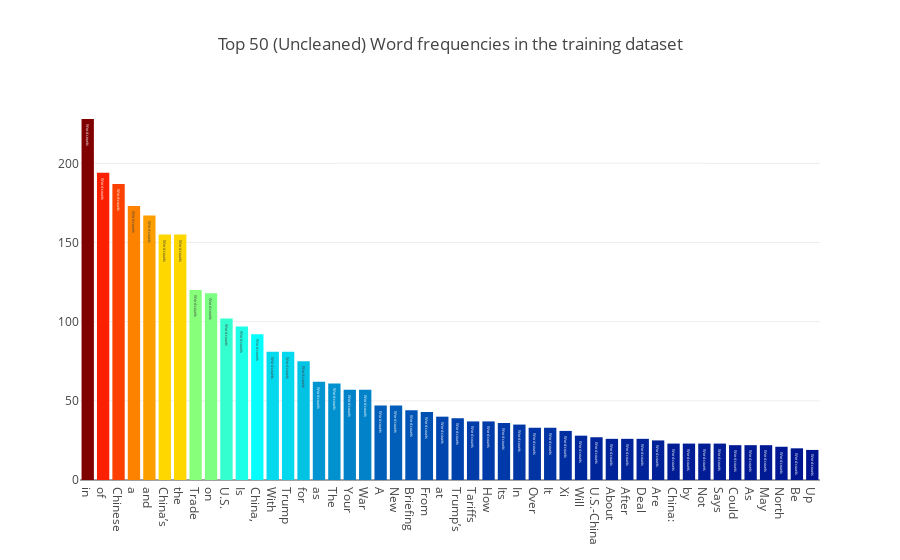

Source (notebook cell):
### Code cell
headlines = train['headline'].values
all_words = train['headline'].str.split(expand=True).unstack().value_counts()
data = [go.Bar(
            x = all_words.index.values[2:50],
            y = all_words.values[2:50],
            marker= dict(colorscale='Jet',
                         color = all_words.values[2:100]
                        ),
            text='Word counts'
    )]

layout = go.Layout(
    title='Top 50 (Uncleaned) Word frequencies in the training dataset'
)

fig = go.Figure(data=data, layout=layout)

py.iplot(fig, filename='basic-bar')

### Figure 1 — Plotly figure (JSON) as saved in the notebook; plotly's stock layout.template omitted (floating-point values rounded to 4 significant figures)
{"data": [{"marker": {"color": [228, 194, 187, 173, 167, 155, 155, 120, 118, 102, 97, 92, 81, 81, 75, 62, 61, 57, 57, 47, 47, 44, 43, 40, 39, 37, 37, 36, 35, 33, 33, 31, 28, 27, 26, 26, 26, 25, 23, 23, 23, 23, 22, 22, 22, 21, 20, 19, 19, 19, 18, 17, 17, 16, 16, 15, 15, 15, 15, 15, 15, 14, 14, 14, 13, 13, 13, 13, 13, 13, 12, 12, 12, 12, 12, 12, 12, 12, 12, 12, 12, 12, 12, 12, 11, 11, 11, 11, 11, 11, 11, 10, 10, 10, 10, 10, 10, 10], "colorscale": "Jet"}, "text": "Word counts", "type": "bar", "uid": "143095d0-1325-4a87-acad-a00580c0e717", "x": ["in", "of", "Chinese", "a", "and", "China’s", "the", "Trade", "on", "U.S.", "Is", "China,", "With", "Trump", "for", "as", "The", "Your", "War", "A", "New", "Briefing", "From", "at", "Trump’s", "Tariffs", "How", "Its", "In", "Over", "It", "Xi", "Will", "U.S.-China", "About", "After", "Deal", "Are", "China:", "by", "Not", "Says", "Could", "As", "May", "North", "Be", "Up"], "y": [228, 194, 187, 173, 167, 155, 155, 120, 118, 102, 97, 92, 81, 81, 75, 62, 61, 57, 57, 47, 47, 44, 43, 40, 39, 37, 37, 36, 35, 33, 33, 31, 28, 27, 26, 26, 26, 25, 23, 23, 23, 23, 22, 22, 22, 21, 20, 19]}], "layout": {"title": "Top 50 (Uncleaned) Word frequencies in the training dataset"}}
